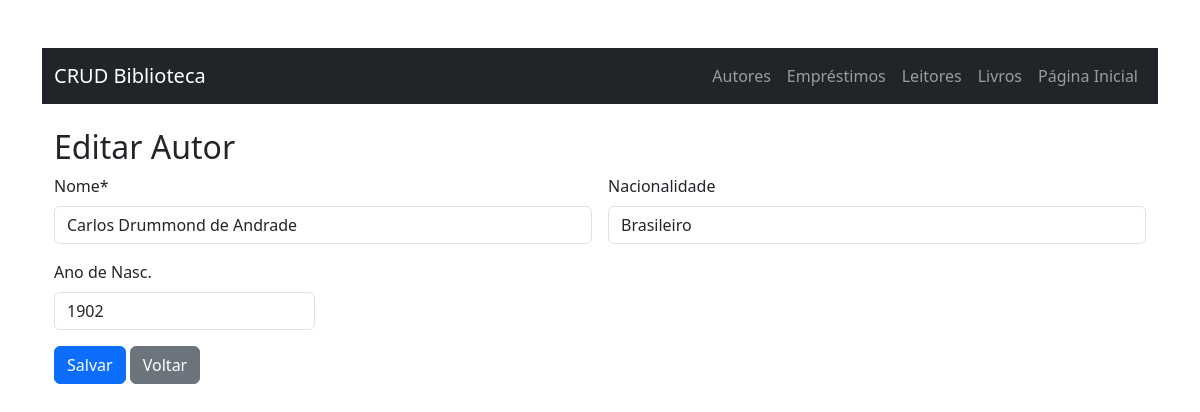
Page /public/autores/update.php?id=2 on the committed database.
### tables this page shows
CREATE TABLE autores (
    id_autor INT AUTO_INCREMENT PRIMARY KEY,
    nome VARCHAR(100) NOT NULL,
    nacionalidade VARCHAR(100),
    ano_nascimento INT
);

### public/autores/update.php (the view, shortened to what this page needs)
<?php
include '../../include/header.php';
include '../../include/db.php';
$id = intval($_GET['id'] ?? 0);
$stmt = $pdo->prepare("SELECT * FROM autores WHERE id_autor=?");
$stmt->execute([$id]);
$autor = $stmt->fetch();
?>
<!DOCTYPE html><html lang="pt-br"><head>
<link href="https://cdn.jsdelivr.net/npm/bootstrap@5.3.1/dist/css/bootstrap.min.css" rel="stylesheet">
</head><body class="container mt-5">
  <h2>Editar Autor</h2>
  <form method="post" class="row g-3">
    <div class="col-md-6">
      <label class="form-label">Nome*</label>
      <input name="nome" class="form-control" value="<?= htmlspecialchars($autor['nome']) ?>" required>
    </div>
    <div class="col-md-6">
      <label class="form-label">Nacionalidade</label>
      <input name="nacionalidade" class="form-control" value="<?= htmlspecialchars($autor['nacionalidade']) ?>">
    </div>
    <div class="col-md-3">
      <label class="form-label">Ano de Nasc.</label>
      <input type="number" name="ano_nascimento" class="form-control" value="<?= htmlspecialchars($autor['ano_nascimento']) ?>">
    </div>
    <div class="col-12">
      <button class="btn btn-primary">Salvar</button>
      <a href="read.php" class="btn btn-secondary">Voltar</a>
    </div>
  </form>
</body></html>

### rows in the picture
autores: nome "Carlos Drummond de Andrade", nacionalidade "Brasileiro", ano_nascimento "1902"
